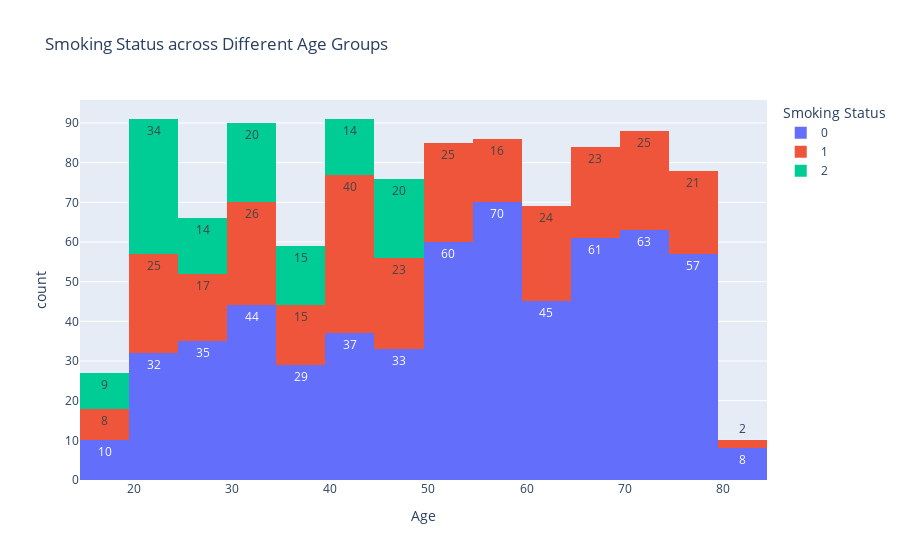

Source (notebook cell):
### Markdown cell above
Replace the all the nessesary columns from categeorical to nummerical columns.

### Code cell
# Visualization for Age and Smoking Status.
age_smoking_bar = px.histogram(df, x=df['Age'], color=df['Smoking Status'],
                               text_auto=True, title='Smoking Status across Different Age Groups')
age_smoking_bar.show()

### Figure 1 — Plotly figure (JSON) as saved in the notebook; plotly's stock layout.template omitted (floating-point values rounded to 4 significant figures; data arrays with more than 128 entries replaced by an {"elided": "..."} marker saying what was removed)
{"data": [{"bingroup": "x", "hovertemplate": "Smoking Status=0<br>Age=%{x}<br>count=%{y}<extra></extra>", "legendgroup": "0", "marker": {"color": "#636efa", "pattern": {"shape": ""}}, "name": "0", "orientation": "v", "showlegend": true, "texttemplate": "%{value}", "type": "histogram", "x": {"elided": "584 int values"}, "xaxis": "x", "yaxis": "y"}, {"bingroup": "x", "hovertemplate": "Smoking Status=1<br>Age=%{x}<br>count=%{y}<extra></extra>", "legendgroup": "1", "marker": {"color": "#EF553B", "pattern": {"shape": ""}}, "name": "1", "orientation": "v", "showlegend": true, "texttemplate": "%{value}", "type": "histogram", "x": {"elided": "290 int values"}, "xaxis": "x", "yaxis": "y"}, {"bingroup": "x", "hovertemplate": "Smoking Status=2<br>Age=%{x}<br>count=%{y}<extra></extra>", "legendgroup": "2", "marker": {"color": "#00cc96", "pattern": {"shape": ""}}, "name": "2", "orientation": "v", "showlegend": true, "texttemplate": "%{value}", "type": "histogram", "x": [25, 32, 38, 19, 45, 32, 18, 24, 23, 18, 28, 19, 46, 38, 24, 42, 24, 42, 37, 39, 46, 21, 33, 31, 37, 20, 32, 33, 34, 31, 38, 24, 36, 41, 34, 27, 49, 22, 23, 28, 32, 22, 46, 34, 20, 27, 36, 47, 22, 34, 18, 47, 22, 45, 24, 24, 45, 26, 25, 22, 41, 32, 49, 35, 41, 24, 47, 37, 47, 33, 35, 37, 41, 27, 47, 23, 47, 18, 32, 47, 42, 23, 49, 31, 48, 42, 20, 41, 32, 23, 24, 35, 18, 20, 48, 28, 22, 31, 23, 24, 26, 45, 21, 20, 42, 36, 44, 18, 24, 23, 44, 27, 25, 19, 28, 21, 29, 38, 30, 24, 41, 42, 34, 21, 20, 45], "xaxis": "x", "yaxis": "y"}], "layout": {"barmode": "relative", "legend": {"title": {"text": "Smoking Status"}, "tracegroupgap": 0}, "title": {"text": "Smoking Status across Different Age Groups"}, "xaxis": {"anchor": "y", "domain": [0, 1], "title": {"text": "Age"}}, "yaxis": {"anchor": "x", "domain": [0, 1], "title": {"text": "count"}}}}
